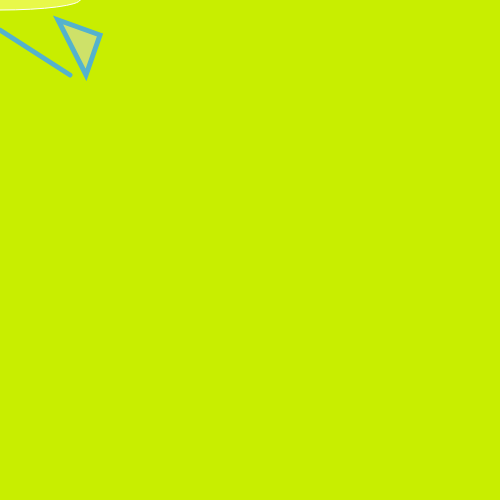
Frame 1 (no input)
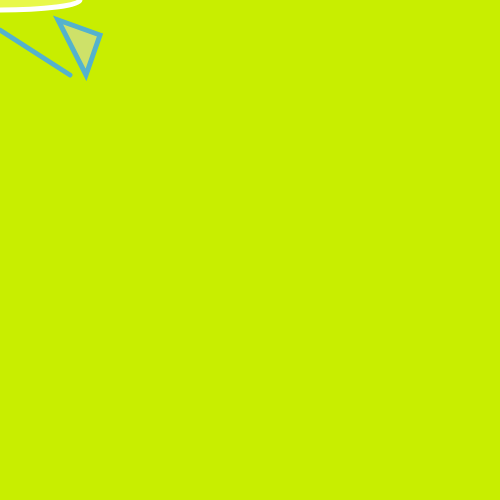
Frame 60 (no input)
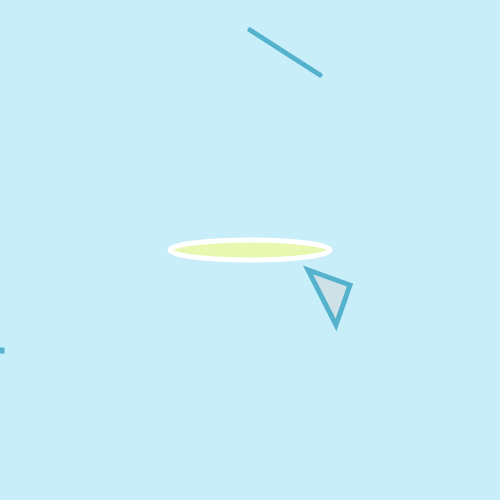
Frame 120 (the mouse pressed at the canvas centre since frame 60)

The p5.js sketch that drew these frames (run headless with seeded random() and noise() and a simulated clock; from frame 60 on, the mouse is pressed at the canvas centre):

// p5.js sketch
// ── sketch.js
//The setup function only hapaudio.htmlpens once
var darla=0;

function setup() {
	createCanvas(500, 500); //create a 500px X 500px canvas
}


//The draw function happens over and over again
function draw() {
  background(200,238,mouseX); //an RGB color for the canvas' background
  //circle
  stroke(355,280,) // an RGB color for the circle's border
  fill(255,255,127,150); // an RGB color for the inside of the circle (the last number refers to transparency (min. 0, max. 255))
  ellipse(mouseX,mouseY,160,20); // center of canvas, 20px dia
  stroke(84,178,205);
  strokeWeight(5);
  fill(211,127)
  rect(darla, 350,darla,darla);
  triangle (mouseX+100, mouseY+35, mouseX+58, mouseY+20, mouseX+86, mouseY+75);
  fill (255,265,300,150)
  line (mouseX, 30, mouseX+70,75);
  stroke (126);
triangle()

}

  function mousePressed() {
  if (darla>=10) 
   {darla=0} 

    else {darla=darla+1;}
  
}


// ── animation.html
<!DOCTYPE html>
<html>
<head>
	<meta charset="utf-8">
	<meta name="viewport" content="width=device-width, initial-scale=1">
	<title>Sara Posing</title>
	<link rel="stylesheet" type="text/css" href="styles.css">
</head>
<body>
	<h1>Sara Posing</h1>
	<img src="images/animation.gif" width="500px">
<a href="audio.html">Sara's Amazing Track</a>
<a href="index.html">The Giant Cat</a>
<a href="final.html">Final</a>

</body>
</html>
// ── audio.html
<!DOCTYPE html>
<html>
<head>
	<meta charset="utf-8">
	<meta name="viewport" content="width=device-width, initial-scale=1">
	<title>Sara's Track</title>
	<link rel="stylesheet" type="text/css" href="styles.css">
</head>
<body>
	<h1>Sara's Amazing Track</h1>
	<p>The 80s had the best music, considering that was the only music anyone has heard in 30 years.</p>
	<iframe width="100%" height="300" scrolling="no" frameborder="no" allow="autoplay" src="https://w.soundcloud.com/player/?url=https%3A//api.soundcloud.com/tracks/1636696116&color=%23ff5500&auto_play=false&hide_related=false&show_comments=true&show_user=true&show_reposts=false&show_teaser=true&visual=true"></iframe><div style="font-size: 10px; color: #cccccc;line-break: anywhere;word-break: normal;overflow: hidden;white-space: nowrap;text-overflow: ellipsis; font-family: Interstate,Lucida Grande,Lucida Sans Unicode,Lucida Sans,Garuda,Verdana,Tahoma,sans-serif;font-weight: 100;"><a href="https://soundcloud.com/naya-mack-437625" title="Naya Mack" target="_blank" style="color: #cccccc; text-decoration: none;">Naya Mack</a> · <a href="https://soundcloud.com/naya-mack-437625/back-to-the-80s" title="Big Cat in Winter" target="_blank" style="color: #cccccc; text-decoration: none;">Big Cat in Winter</a></div>
	<a href="sarah.html">Sara's City</a>
	<a href="index.html">The Giant Cat</a>
	<a href="final.html">Final</a>
	<img src="images/character.png">
</body>
</html>
// ── final.html
<!DOCTYPE html>
<html>
<head>
	<meta charset="utf-8">
	<meta name="viewport" content="width=device-width, initial-scale=1">
	<title></title>
	<link rel="stylesheet" type="text/css" href="styles.css">
</head>
<body>
	<a href="audio.html">Sarah's Amazing Track</a>
	<a href="sarah.html">Sarah's City</a>
	<a href="index.html">The Giant Cat</a>
	<a href="animation.html">Sarah Posing</a>
	<img src="images/character.png">
</body>
</html>
// ── sarah.html
<!DOCTYPE html>
<html>
<head>
	<meta charset="utf-8">
	<meta name="viewport" content="width=device-width, initial-scale=1">
	<title>Sarah's Glasses</title>
	<link rel="stylesheet" type="text/css" href="styles.css">
</head>
<body>
	<h1> Saras's Future Vision</h1>
	<p> Sarah's world in perpetually stuck in the 80s. Howver, the giant cat was new.</p>
	<img src="images/character.png">
	<a href="audio.html">Sarah's Amazing Track</a>
	<a href="index.html">The Giant Cat</a>
	<a href="animation.html">Sara Posing</a>
	<a href="final.html">Final</a>
</html>
// ── styles.css
body{background-color: yellow;}
h1{font-family:Times New Roman ; font-size: 40px; color:darkred ;}
p{font-family: Times New Roman; font-size:35px ; color: blue;}
img{border-style: dotted; border-width: 6px; border-color: blue;}
